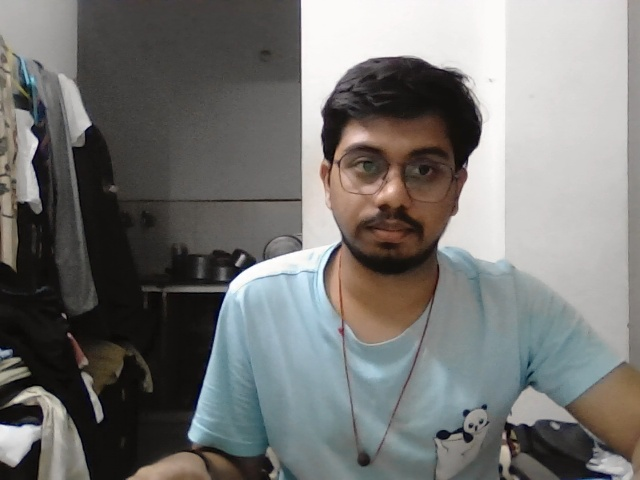
#> input picture dataset/Aayam/authorized_face1.jpg, 640 x 480 px, found by its file name; its folder holds only this picture in this run
$ python trainer.py
#> lines starting #> are read from the running program, lines starting #| are printed output that depends on the picture
import os
import cv2
import numpy as np

# Define paths
BASE_DIR = os.path.dirname(os.path.abspath(__file__))
dataset_path = os.path.join(BASE_DIR, "../dataset")
model_path = os.path.join(BASE_DIR, "../models/authorized_face_recognizer.yml")

# Create recognizer and face detector
recognizer = cv2.face.LBPHFaceRecognizer_create()
face_cascade = cv2.CascadeClassifier(cv2.data.haarcascades + "haarcascade_frontalface_default.xml")

faces = []
labels = []

# Iterate through dataset folder
for person_id in os.listdir(dataset_path):
    person_folder = os.path.join(dataset_path, person_id)
    if not os.path.isdir(person_folder):
        continue
    for img_name in os.listdir(person_folder):
        img_path = os.path.join(person_folder, img_name)
        img = cv2.imread(img_path, cv2.IMREAD_GRAYSCALE)
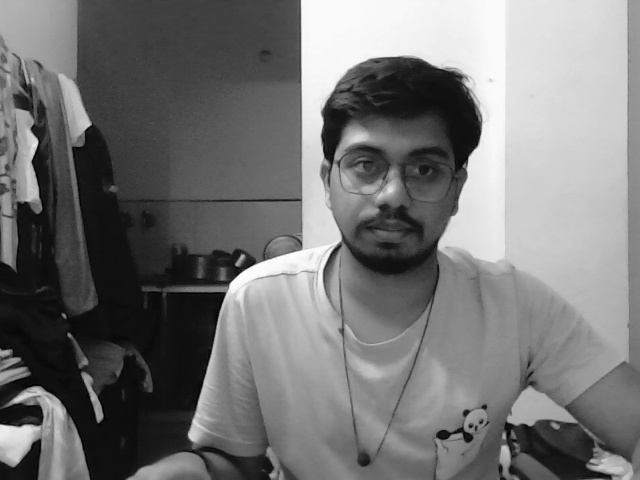
#> img: shape (480, 640); min 0, max 255, mean 117.1
        if img is None:
            continue
        detected = face_cascade.detectMultiScale(img, 1.1, 5)
#> detected = [[316, 107, 155, 155]]
        for (x, y, w, h) in detected:
            faces.append(img[y:y+h, x:x+w])
#> (the run stopped early here; a loop or call above may not have finished)
